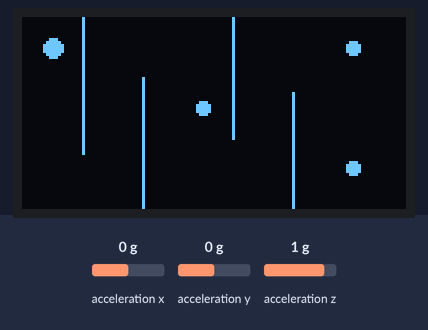
A sketch run on a simulated Arduino Uno, built with avr-gcc and run on an emulated ATmega328P. Shown: 128×64 one-colour display. The inputs (shaded band) are chosen by the test bench; at power-on: acceleration x 0 g, acceleration y 0 g, acceleration z 1 g.

Above: at 2.7 s.
2.8 s: acceleration x set to 0.8 g
At 2.85 s:
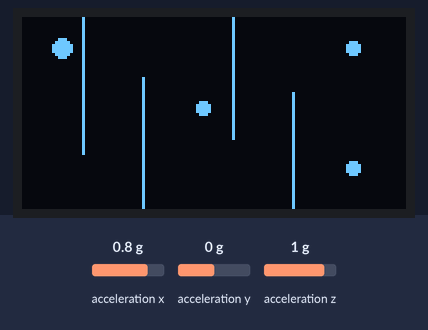
4.3 s: acceleration x set to -1.4 g
At 5.3 s:
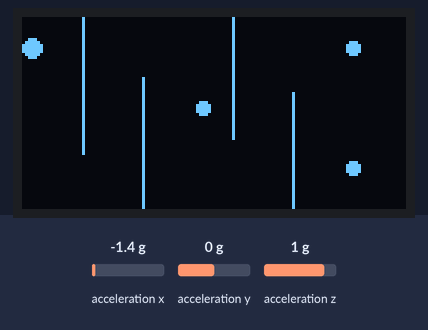
5.8 s: acceleration y set to -1.4 g
At 6.8 s:
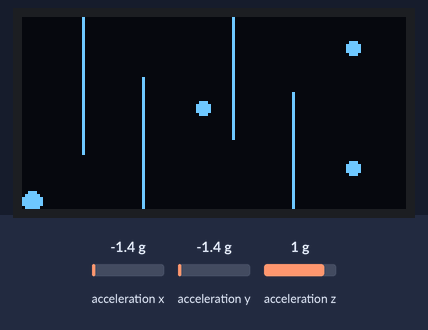
7.3 s: acceleration y set to 0.8 g
At 8.6 s:
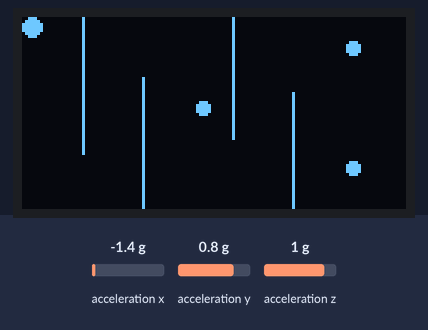
8.8 s: acceleration y set to -0.8 g
At 8.85 s:
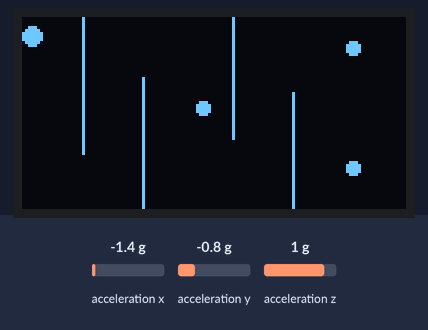

Measured:
- after the input at 2.8 s, the display: changes at once (image 1)
- after the input at 5.8 s, the display: first changes at once (image 3 shows a later state)
- after the input at 7.3 s, the display: first changes at once (image 4 shows a later state)
- after the input at 8.8 s, the display: changes at once (image 5)

The sketch:

Tilt_Oled_Game.ino
```cpp
#include <Wire.h>
#include <Adafruit_GFX.h>
#include <Adafruit_SSD1306.h>
#include <Adafruit_ADXL345_U.h>

#define W 128
#define H 64

Adafruit_SSD1306 display(W, H, &Wire, -1);
Adafruit_ADXL345_Unified accel = Adafruit_ADXL345_Unified(12345);

// Player
int px = 10, py = 10;
int r = 3;

// Stars
int stars[3][2] = { {110,10}, {60,30}, {110,50} };
bool collected[3] = { false, false, false };

// Walls (x1,y1,x2,y2)
int walls[4][4] = {
  {20, 0, 20, 45},
  {40, 20, 40, 64},
  {70, 0, 70, 40},
  {90, 25, 90, 64}
};

bool gameWon = false;

void setup() {
  Wire.begin();

  display.begin(SSD1306_SWITCHCAPVCC, 0x3C);
  display.clearDisplay();

  accel.begin();
  accel.setRange(ADXL345_RANGE_4_G);

  display.setTextSize(1);
  display.setTextColor(WHITE);
  display.setCursor(30, 28);
  display.print("TILT GAME");
  display.display();
  delay(1500);
}

void loop() {

  // WIN SCREEN
  if (gameWon) {
    display.clearDisplay();
    display.setTextSize(2);
    display.setCursor(10, 22);
    display.print("YOU WIN");
    display.display();
    while (1);   // STOP GAME
  }

  sensors_event_t e;
  accel.getEvent(&e);

  float dx = e.acceleration.x * 0.4;
  float dy = e.acceleration.y * 0.4;

  px += dx;
  py -= dy;

  px = constrain(px, r, W - r);
  py = constrain(py, r, H - r);

  // Wall collision
  for (int i = 0; i < 4; i++) {
    if (px > walls[i][0] - r && px < walls[i][0] + r &&
        py > walls[i][1] && py < walls[i][3]) {
      px -= dx;
      py += dy;
    }
  }

  // Collect stars
  for (int i = 0; i < 3; i++) {
    if (!collected[i] &&
        abs(px - stars[i][0]) < 5 &&
        abs(py - stars[i][1]) < 5) {
      collected[i] = true;
    }
  }

  // Check win
  if (collected[0] && collected[1] && collected[2]) {
    gameWon = true;
    return;
  }

  // Draw game
  display.clearDisplay();

  for (int i = 0; i < 4; i++)
    display.drawLine(walls[i][0], walls[i][1],
                     walls[i][2], walls[i][3], WHITE);

  for (int i = 0; i < 3; i++)
    if (!collected[i])
      display.fillCircle(stars[i][0], stars[i][1], 2, WHITE);

  display.fillCircle(px, py, r, WHITE);
  display.display();

  delay(20);
}
```
